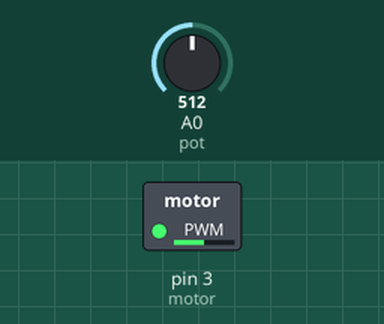
Recording of a sketch running on a simulated Arduino Uno, built with avr-gcc and run on an emulated ATmega328P. Parts: switched loads named in the sketch (green lamp = pin HIGH). Inputs (shaded band) come from the test bench; at power-on: A0 (pot) = 512.

Above: at 1.2 s.
1.3 s: A0 (pot) set to 716
At 2.2 s:
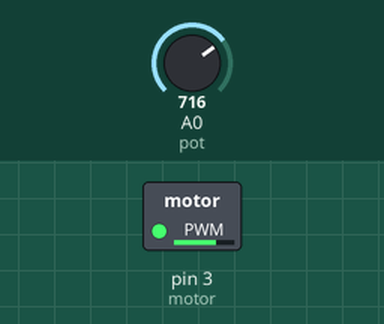
2.8 s: A0 (pot) set to 900
At 3.3 s:
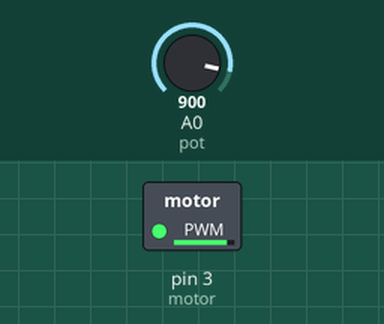
4.3 s: A0 (pot) set to 122
At 5.5 s:
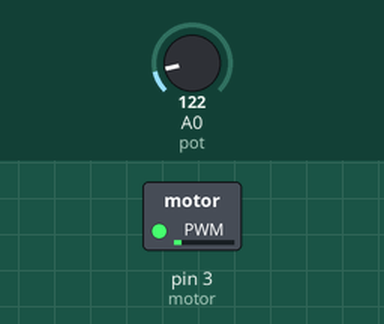
5.8 s: A0 (pot) set to 0
At 6.8 s:
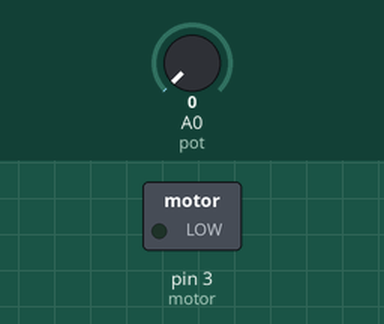
7.3 s: A0 (pot) set to 511
At 7.9 s:
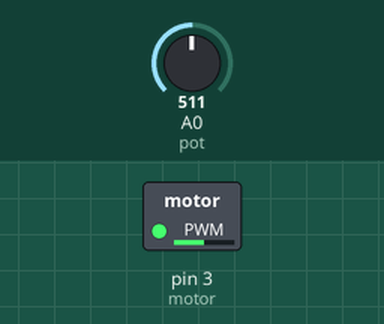
Timing chart, 0 to 9.8 s (numbered marks = the images above; inputs shaded):
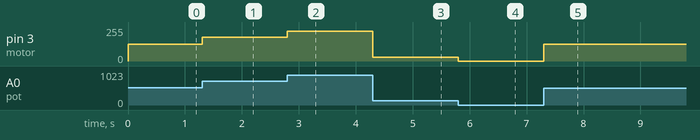

The sketch:

aula19-motoresp3.ino
```cpp
# define motor 3
# define pot A0
int leitura=0;
void setup()
{
  pinMode(motor, OUTPUT);
  pinMode(pot,INPUT);
}

void loop()
{
  leitura=map(analogRead(pot),0,1023,0,255);
  analogWrite(motor,leitura);

}
```

Measured:
- after the input at 1.3 s, pin 3 (motor): 127/255 → 178/255 at once
- after the input at 2.8 s, pin 3 (motor): 178/255 → 224/255 at once
- after the input at 4.3 s, pin 3 (motor): 224/255 → 30/255 at once
- after the input at 5.8 s, pin 3 (motor): 30/255 → 0/255 at once
- after the input at 7.3 s, pin 3 (motor): 0/255 → 127/255 at once
